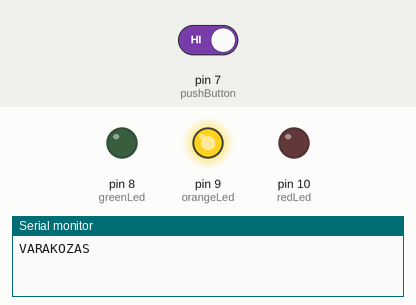
A sketch run on a simulated Arduino Uno, built with avr-gcc and run on an emulated ATmega328P. Parts: output pins drawn as LEDs (lit = HIGH), the last lines printed to the serial monitor. The inputs (shaded band) are chosen by the test bench; at power-on: pin 7 (pushButton) HIGH.

Above: at 1.2 s.
1.3 s: pin 7 (pushButton) driven LOW
At 15.15 s:
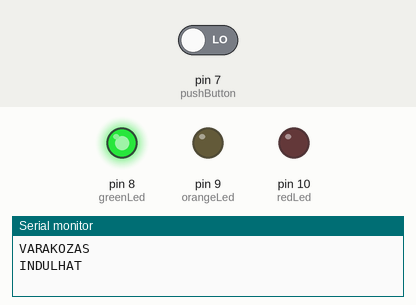
15.3 s: pin 7 (pushButton) driven HIGH
At 21.7 s:
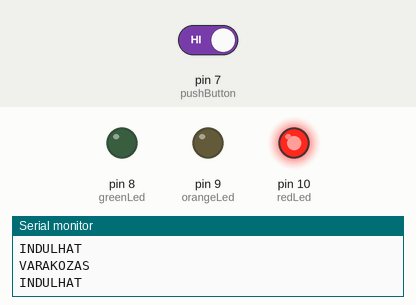
Timing chart, 0 to 31.8 s (numbered marks = the images above; inputs shaded):
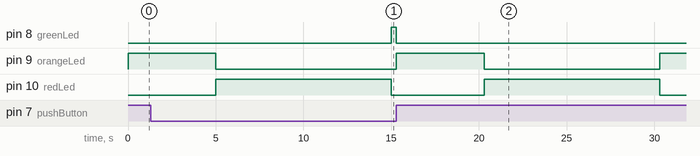

Measured:
- after the input at 1.3 s, pin 8 (greenLed): LOW → HIGH after 13.7 s
- after the input at 15.3 s, pin 8 (greenLed): HIGH → LOW at once; pin 9 (orangeLed): LOW → HIGH at once, → LOW 5.0 s later, → HIGH 10.0 s later; pin 10 (redLed): LOW → HIGH after 5.0 s, → LOW 10.0 s later

The sketch:

gyalogos_lampa.ino
```cpp
int redLed=10;
int orangeLed=9;
int greenLed=8;

int pushButton=7;

int readPushbutton=0;

void setup ()
{
  pinMode (redLed, OUTPUT);
  pinMode (orangeLed, OUTPUT);
  pinMode (greenLed, OUTPUT);
  pinMode(pushButton, INPUT);

  digitalWrite(redLed, LOW);
  digitalWrite(orangeLed, LOW);
  digitalWrite(greenLed, LOW);

  Serial.begin(9600);
}


void loop()
{
  int readPushbutton = digitalRead(pushButton);

  if (readPushbutton==0){

    digitalWrite(greenLed, HIGH);
    digitalWrite(orangeLed, LOW);
    digitalWrite(redLed, LOW);
  }
  else if (readPushbutton==1){

    digitalWrite(greenLed, LOW);
    digitalWrite(orangeLed, HIGH);
    digitalWrite(redLed, LOW);
    Serial.println("VARAKOZAS");
    delay(5000);

    digitalWrite(greenLed, LOW);
    digitalWrite(orangeLed, LOW);
    digitalWrite(redLed, HIGH);
    Serial.println("INDULHAT");
    delay(10000);
  }


}
```
